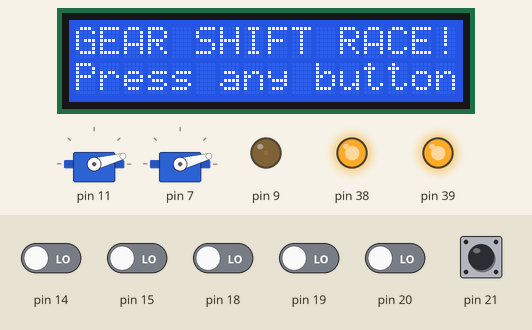
A sketch run on a simulated Arduino Mega 2560, built with avr-gcc and run on an emulated ATmega2560. Parts: 16×2 character LCD, 2 × servo, output pins drawn as LEDs (lit = HIGH). Wiring (inferred from the names in the program): character LCD (HD44780): RS pin 44; E pin 45; data pin 46, pin 47, pin 48, pin 49. The test bench sets the inputs (shaded band); at power-on: pin 21 HIGH, pin 14, pin 15, pin 18–20 LOW. Servo pulses on a pin are drawn as a servo (544–2400 µs = 0–180°); pins used as bus, display or sensor lines are not drawn; what the sketch prints to the serial monitor is not drawn.

Above: at 1.0 s.
1.1 s: pin 14 driven HIGH
At 1.9 s:
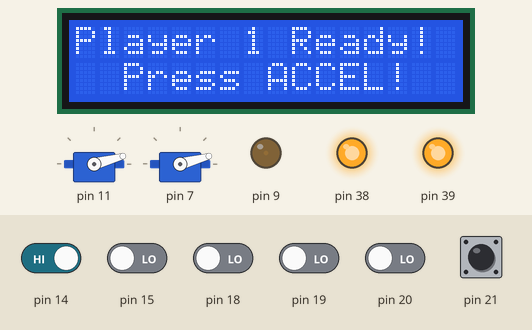
2.7 s: pin 21 pulled LOW for 0.15 s
At 3.6 s:
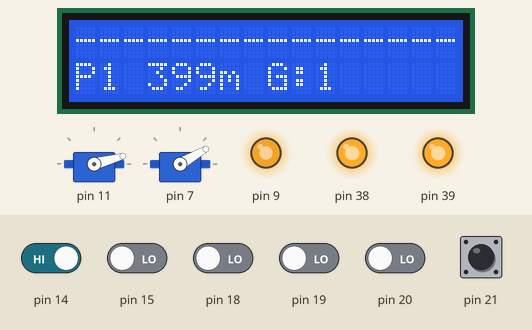
4.5 s: pin 21 pulled LOW for 1 s
At 5.1 s:
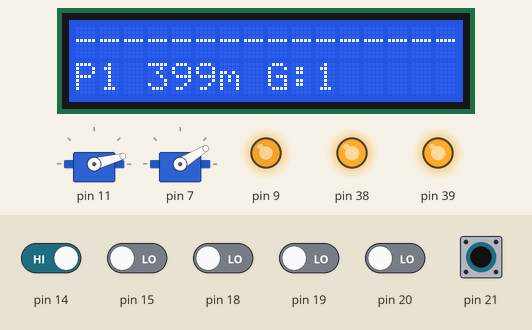
8.5 s: pin 21 pulled LOW for 1 s
At 11.3 s:
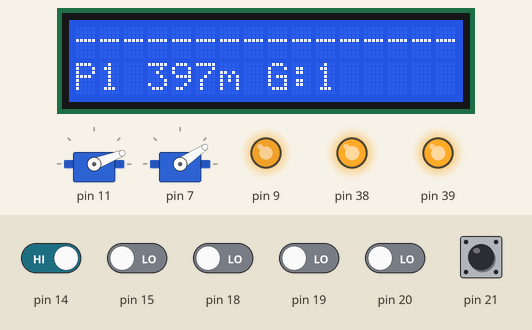
12.5 s: pin 21 pulled LOW for 1 s
At 15.1 s:
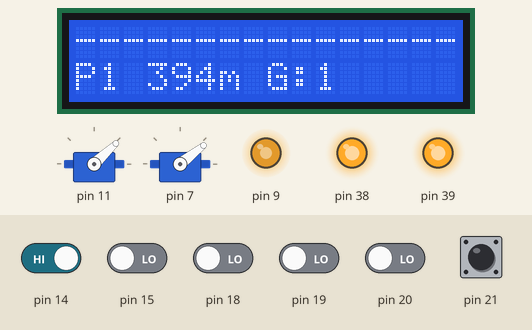
16.5 s: pin 15 driven HIGH
At 16.81 s:
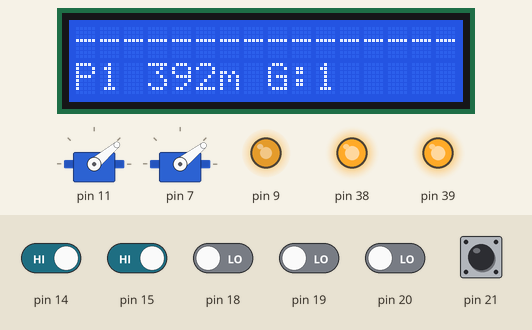
Timing chart, 0 to 19.2 s (numbered marks = the images above; inputs shaded):
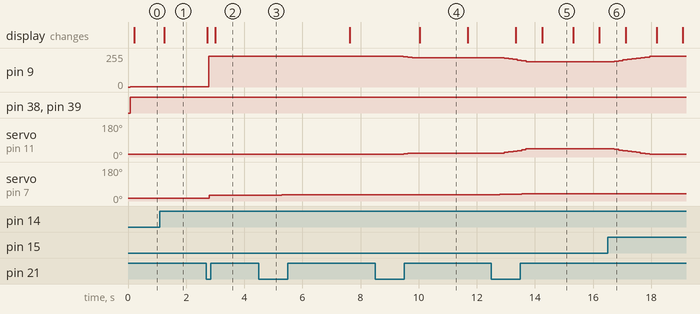

The sketch:

GearShiftGame.ino
```cpp
/*
 * ================================================================
 *  GEAR SHIFT RACE  –  ATmega2560 / NEWTC DM-MSTYLE-EXT
 *  Microprocessor Application Final Project
 * ================================================================
 *
 *  버튼
 *    PJ0 (D15)  CLUTCH    외부 풀다운, active HIGH
 *    PJ1 (D14)  SHIFT UP  외부 풀다운, active HIGH
 *    PD0 (D21)  ACCEL     내부 풀업,   active LOW
 *
 *  LCD  (PORTL)
 *    PL0–PL3 DB4–DB7  /  PL4 E  /  PL5 RS
 *
 *  DC 모터  (L293D)
 *    PD7 Enable  /  PG2 Direction  /  PH6 OC2B PWM  (Timer2)
 *
 *  서보 1 – RPM 게이지  (Timer1 Fast PWM 50Hz)
 *    PB5 OC1A  D11    900RPM → 0°  /  6800RPM → 180°
 *
 *  서보 2 – 속도계      (Timer4 Fast PWM 50Hz)
 *    PH4 OC4B  D7     0km/h → 0°  /  150km/h → 180°
 *
 *  UART0  9600 baud
 *    50ms마다 "S:XXX,R:XXXX,G:X\n" 전송  →  engine_sound.py 연동
 *
 * [ 게임 방법 ]
 *  1. 아무 버튼 → Player 1 대기
 *  2. ACCEL → 레이스 시작 (400m)
 *  3. CLUTCH 누른 채 UP으로 기어 변경, 떼면 체결
 *  4. 400m 완주 후 기록 표시 → Player 2 차례
 *  5. 결과 화면에서 아무 버튼 → 처음으로
 *
 * [ 최적 업시프트 포인트 ]
 *  1→2단: ~35–38 km/h  |  2→3단: ~60–68 km/h  |  3→4단: ~90–100 km/h
 *  4→5단: ~125–135 km/h  |  5→6단: ~158–168 km/h
 * ================================================================
 */

#define F_CPU 16000000UL

#include <avr/io.h>
#include <avr/interrupt.h>
#include <util/delay.h>
#include "Text_LCD.h"

#define set_bit(r,b)   (_SFR_BYTE(r) |=  _BV(b))
#define clear_bit(r,b) (_SFR_BYTE(r) &= ~_BV(b))

/* ── 버튼 인덱스 ────────────────────────────────────────────── */
#define BTN_CLUTCH  0   /* PJ0  D15  외부풀다운  active HIGH */
#define BTN_UP      1   /* PJ1  D14  외부풀다운  active HIGH */
#define BTN_ACCEL   2   /* PD0  D21  내부풀업    active LOW  */
#define BTN_COUNT   3

/* ── DC 모터 매크로 ─────────────────────────────────────────── */
#define motor_enable()   (PORTD |=  0x80)
#define motor_disable()  (PORTD &= ~0x80)
#define motor_forward()  (PORTG |=  0x04)
#define motor_set_spd(s) (OCR2B  = (s))

/* ── 서보 펄스 범위 (Code3 검증값, 0.5µs/tick) ─────────────── */
#define SERVO_MIN  1400U   /* ~0°   (0.7 ms) */
#define SERVO_MAX  4600U   /* ~180° (2.3 ms) */

/* ── 물리 상수 ──────────────────────────────────────────────── */
#define TOTAL_DIST_M    400.0f
#define DT_SEC           0.05f
#define MAX_RPM         7000.0f
#define IDLE_RPM         900.0f
#define OPTIMAL_RPM_LO  3000.0f
#define OPTIMAL_RPM_HI  5500.0f
#define REDLINE_RPM     6800.0f
#define DRAG_K          0.0004f
#define CLUTCH_RPM_FALL 120.0f

static const float MAX_SPD[7]    = { 0.0f, 40.0f, 75.0f, 110.0f, 150.0f, 185.0f, 220.0f };
static const float BASE_ACCEL[7] = { 0.0f, 11.0f,  8.5f,   6.0f,   4.0f,   3.0f,   2.2f };
static const float RPM_SCALE[7]  = { 0.0f, 175.0f, 93.3f,  63.6f,  46.7f,  36.8f,  30.9f };

/* ── 게임 상태 ──────────────────────────────────────────────── */
typedef enum {
    PHASE_INTRO = 0,
    PHASE_P1_READY,
    PHASE_P1_PLAY,
    PHASE_P1_FINISH,
    PHASE_P2_READY,
    PHASE_P2_PLAY,
    PHASE_RESULT
} GamePhase;

typedef struct {
    float    speed;
    float    dist;
    float    rpm;
    int8_t   gear;
    int8_t   next_gear;
    uint8_t  clutch_in;
    uint32_t time_ms;
} CarState;

static GamePhase g_phase = PHASE_INTRO;
static CarState  g_car[2];
static uint8_t   g_cur = 0;

/* ================================================================
 *  Timer3 – ms 카운터  (prescaler 1024, overflow)
 *  Timer1이 서보1 PWM에 사용되므로 Timer3 사용
 * ================================================================ */
static volatile uint32_t g_ovf = 0;

ISR(TIMER3_OVF_vect) { g_ovf++; }

static void msec_init(void) {
    TCCR3A = 0x00;
    TCCR3B = (1 << CS32) | (1 << CS30);
    TIMSK3 = (1 << TOIE3);
    sei();
}

static void msec_reset(void) {
    cli(); g_ovf = 0; TCNT3 = 0; sei();
}

static uint32_t elapsed_ms(void) {
    cli();
    uint32_t ovf = g_ovf;
    uint16_t cnt = TCNT3;
    sei();
    return (ovf * 65536UL + (uint32_t)cnt) * 64UL / 1000UL;
}

/* ================================================================
 *  Timer2 – DC 모터 PWM  (OC2B = PH6)
 *  OC2B(IN1)=HIGH→브레이크, LOW→전진  →  OCR2B 낮을수록 빠름
 * ================================================================ */
static void motor_init(void) {
    set_bit(DDRD, 7);
    set_bit(DDRG, 2);
    set_bit(DDRH, 6);
    motor_forward();
    motor_disable();
    TCCR2A |= (1 << WGM21) | (1 << WGM20) | (1 << COM2B1);
    TCCR2B |= (1 << CS22)  | (1 << CS21)  | (1 << CS20);
    OCR2B   = 0;
}

static void motor_update(float rpm) {
    float r = (rpm - IDLE_RPM) / (MAX_RPM - IDLE_RPM);
    if (r < 0.0f) r = 0.0f;
    if (r > 1.0f) r = 1.0f;
    motor_set_spd((uint8_t)(230.0f * (1.0f - r)));
}

/* ================================================================
 *  Timer1 – 서보1 RPM 게이지  (OC1A = PB5 = D11)
 *  Code3와 완전 동일: Fast PWM mode14, prescaler 8, ICR1=39999
 * ================================================================ */
static void servo1_init(void) {
    set_bit(DDRB, 5);
    TCCR1A  = (1 << WGM11) | (1 << COM1A1);
    TCCR1B  = (1 << WGM13) | (1 << WGM12);
    ICR1    = 39999;
    OCR1A   = SERVO_MIN;
    TCCR1B |= (1 << CS11);
}

static void servo1_update(float rpm) {
    if (rpm < IDLE_RPM)    rpm = IDLE_RPM;
    if (rpm > REDLINE_RPM) rpm = REDLINE_RPM;
    float r = (rpm - IDLE_RPM) / (REDLINE_RPM - IDLE_RPM);
    OCR1A = (uint16_t)(SERVO_MIN + r * (SERVO_MAX - SERVO_MIN));
}

/* ================================================================
 *  Timer4 – 서보2 속도계  (OC4B = PH4 = D7)
 *  Timer1과 동일 설정: Fast PWM mode14, prescaler 8, ICR4=39999
 * ================================================================ */
static void servo2_init(void) {
    set_bit(DDRH, 4);
    TCCR4A  = (1 << WGM41) | (1 << COM4B1);
    TCCR4B  = (1 << WGM43) | (1 << WGM42);
    ICR4    = 39999;
    OCR4B   = SERVO_MIN;
    TCCR4B |= (1 << CS41);
}

#define SERVO2_OFFSET  300U   /* 속도계 영점 보정 – 뒤쳐짐 심하면 올리기, 앞서면 내리기 */

static void servo2_update(float speed) {
    if (speed < 0.0f)       speed = 0.0f;
    if (speed > MAX_SPD[6]) speed = MAX_SPD[6];
    float r = speed / MAX_SPD[6];
    OCR4B = (uint16_t)(SERVO_MIN + r * (SERVO_MAX - SERVO_MIN)) + SERVO2_OFFSET;
}

/* ================================================================
 *  UART0 – 9600 baud  →  engine_sound.py
 *  포맷: "S:XXX,R:XXXX,G:X\n"  (50ms 주기)
 * ================================================================ */
#define UBRR_VAL (F_CPU / 16 / 9600UL - 1)

static void uart_init(void) {
    UBRR0H = (uint8_t)(UBRR_VAL >> 8);
    UBRR0L = (uint8_t) UBRR_VAL;
    UCSR0B = (1 << TXEN0);
    UCSR0C = (1 << UCSZ01) | (1 << UCSZ00);
}

static void uart_putc(char c) {
    while (!(UCSR0A & (1 << UDRE0)));
    UDR0 = (uint8_t)c;
}

static void uart_puts(const char *s) { while (*s) uart_putc(*s++); }

static void uart_putuint(uint32_t v) {
    char buf[6]; uint8_t i = 0;
    if (v == 0) { uart_putc('0'); return; }
    while (v && i < 5) { buf[i++] = '0' + (uint8_t)(v % 10); v /= 10; }
    while (i) uart_putc(buf[--i]);
}

static void uart_send(CarState *c) {
    uart_puts("S:"); uart_putuint((uint32_t)c->speed);
    uart_puts(",R:"); uart_putuint((uint32_t)c->rpm);
    uart_puts(",G:"); uart_putc('0' + (uint8_t)(c->gear > 0 ? c->gear : 0));
    uart_putc('\n');
}

/* ================================================================
 *  버튼 디바운스 + 라이징 에지 감지
 * ================================================================ */
static uint8_t  btn_stable[BTN_COUNT];
static uint8_t  btn_last_raw[BTN_COUNT];
static uint8_t  btn_edge[BTN_COUNT];
static uint32_t btn_debounce_ts[BTN_COUNT];
#define DEBOUNCE_MS 25

static void buttons_init(void) {
    DDRJ &= ~0x03;           /* PJ0(CLUTCH), PJ1(UP) 입력 */
    clear_bit(DDRD, 0);
    set_bit(PORTD, 0);       /* PD0(ACCEL) 내부풀업 ON */
    for (uint8_t i = 0; i < BTN_COUNT; i++)
        btn_stable[i] = btn_last_raw[i] = btn_edge[i] = btn_debounce_ts[i] = 0;
}

static uint8_t btn_read_raw(uint8_t i) {
    switch (i) {
    case BTN_CLUTCH: return  (PINJ & 0x01);
    case BTN_UP:     return  (PINJ >> 1) & 0x01;
    case BTN_ACCEL:  return !(PIND & 0x01);
    default:         return 0;
    }
}

static void buttons_update(uint32_t now_ms) {
    for (uint8_t i = 0; i < BTN_COUNT; i++) {
        uint8_t r = btn_read_raw(i);
        if (r != btn_last_raw[i]) {
            btn_debounce_ts[i] = now_ms;
            btn_last_raw[i]    = r;
        }
        if ((now_ms - btn_debounce_ts[i]) >= DEBOUNCE_MS) {
            if (r && !btn_stable[i]) btn_edge[i] = 1;
            btn_stable[i] = r;
        }
    }
}

#define BTN(i) (btn_stable[i])

static uint8_t btn_consume_edge(uint8_t i) {
    uint8_t e = btn_edge[i]; btn_edge[i] = 0; return e;
}
#define BTN_EDGE(i) btn_consume_edge(i)

/* ================================================================
 *  물리 엔진
 * ================================================================ */
static float torque_eff(float rpm) {
    if (rpm < IDLE_RPM)                                  return 0.05f;
    if (rpm >= REDLINE_RPM)                              return 0.0f;
    if (rpm >= OPTIMAL_RPM_LO && rpm <= OPTIMAL_RPM_HI) return 1.0f;
    if (rpm < OPTIMAL_RPM_LO) {
        float t = (rpm - IDLE_RPM) / (OPTIMAL_RPM_LO - IDLE_RPM);
        return 0.2f + 0.8f * t;
    }
    return 1.0f - (rpm - OPTIMAL_RPM_HI) / (REDLINE_RPM - OPTIMAL_RPM_HI);
}

static float speed_to_rpm(float spd_kmh, int8_t gear) {
    if (gear <= 0) return IDLE_RPM;
    float rpm = spd_kmh * RPM_SCALE[gear];
    return rpm < IDLE_RPM ? IDLE_RPM : rpm;
}

static void car_update(CarState *c) {
    uint8_t clutch = BTN(BTN_CLUTCH);
    uint8_t accel  = BTN(BTN_ACCEL);

    if (!c->clutch_in && clutch)
        c->next_gear = c->gear;

    if (clutch && BTN_EDGE(BTN_UP) && c->next_gear < 6)
        c->next_gear++;

    if (c->clutch_in && !clutch) {
        c->gear      = c->next_gear;
        c->next_gear = 0;
        c->rpm       = speed_to_rpm(c->speed, c->gear);
    }
    c->clutch_in = clutch;

    if (clutch) {
        c->rpm -= CLUTCH_RPM_FALL;
        if (c->rpm < IDLE_RPM) c->rpm = IDLE_RPM;
    } else {
        c->rpm = speed_to_rpm(c->speed, c->gear);
    }

    float a    = 0.0f;
    float v_ms = c->speed / 3.6f;

    if (accel && !clutch && c->gear > 0 && c->rpm < REDLINE_RPM)
        a += BASE_ACCEL[c->gear] * torque_eff(c->rpm);

    a -= DRAG_K * v_ms * v_ms;

    c->speed += a * DT_SEC * 3.6f;
    if (c->speed < 0.0f) c->speed = 0.0f;
    c->dist += (c->speed / 3.6f) * DT_SEC;
}

/* ================================================================
 *  LCD 헬퍼
 * ================================================================ */
static void LCD_puts(const char *s) {
    while (*s) LCD_write_data((uint8_t)*s++);
}

static void LCD_uint(uint32_t v, uint8_t w) {
    char buf[6]; uint8_t n = 0;
    if (v == 0) buf[n++] = '0';
    else while (v && n < 5) { buf[n++] = '0' + (uint8_t)(v % 10); v /= 10; }
    for (uint8_t p = n; p < w; p++) LCD_write_data(' ');
    while (n) LCD_write_data((uint8_t)buf[--n]);
}

/* ================================================================
 *  LCD 화면
 * ================================================================ */
static void scr_intro(void) {
    LCD_clear();
    LCD_goto_XY(0, 0); LCD_puts("GEAR SHIFT RACE!");
    LCD_goto_XY(1, 0); LCD_puts("Press any button");
}

static void scr_ready(uint8_t p) {
    LCD_clear();
    LCD_goto_XY(0, 0); LCD_puts(p == 0 ? "Player 1 Ready! " : "Player 2 Ready! ");
    LCD_goto_XY(1, 0); LCD_puts("  Press ACCEL!  ");
}

static void scr_finish(uint8_t p, uint32_t ms) {
    LCD_clear();
    LCD_goto_XY(0, 0); LCD_puts(p == 0 ? "P1 Finish! " : "P2 Finish! ");
    uint32_t s  = ms / 1000;
    uint8_t  cs = (uint8_t)((ms % 1000) / 10);
    LCD_uint(s, 2); LCD_write_data('.');
    if (cs < 10) LCD_write_data('0');
    LCD_uint(cs, 2); LCD_write_data('s');
    LCD_goto_XY(1, 0); LCD_puts("  Great run!!   ");
}

static void scr_result(void) {
    LCD_clear();
    LCD_goto_XY(0, 0);
    if      (g_car[0].time_ms < g_car[1].time_ms) LCD_puts("Player 1 WINS!! ");
    else if (g_car[1].time_ms < g_car[0].time_ms) LCD_puts("Player 2 WINS!! ");
    else                                           LCD_puts("  DRAW!!        ");
    LCD_goto_XY(1, 0);
    LCD_puts("P1:");
    uint32_t s1 = g_car[0].time_ms / 1000;
    uint8_t  c1 = (uint8_t)((g_car[0].time_ms % 1000) / 10);
    LCD_uint(s1, 2); LCD_write_data('.');
    if (c1 < 10) LCD_write_data('0'); LCD_uint(c1, 2);
    LCD_puts(" P2:");
    uint32_t s2 = g_car[1].time_ms / 1000;
    uint8_t  c2 = (uint8_t)((g_car[1].time_ms % 1000) / 10);
    LCD_uint(s2, 2); LCD_write_data('.');
    if (c2 < 10) LCD_write_data('0'); LCD_uint(c2, 2);
}

static void scr_play(CarState *c, uint8_t p) {
    /* Row0: 진행 로딩바  "################" */
    LCD_goto_XY(0, 0);
    float progress = c->dist / TOTAL_DIST_M;
    if (progress > 1.0f) progress = 1.0f;
    uint8_t filled = (uint8_t)(progress * 16.0f);
    for (uint8_t i = 0; i < 16; i++)
        LCD_write_data(i < filled ? '#' : '-');

    /* Row1: "P1 200m G:3     " */
    LCD_goto_XY(1, 0);
    LCD_write_data('P'); LCD_write_data('1' + p); LCD_write_data(' ');
    float remain = TOTAL_DIST_M - c->dist;
    if (remain < 0.0f) remain = 0.0f;
    LCD_uint((uint32_t)remain, 3);
    LCD_write_data('m'); LCD_write_data(' ');
    LCD_puts("G:");
    int8_t dg = c->clutch_in ? c->next_gear : c->gear;
    LCD_write_data(dg > 0 ? ('0' + (uint8_t)dg) : 'N');
    LCD_puts("     ");
}

/* ================================================================
 *  초기화 헬퍼
 * ================================================================ */
static void car_reset(uint8_t i) {
    g_car[i].speed     = 0.0f;
    g_car[i].dist      = 0.0f;
    g_car[i].rpm       = IDLE_RPM;
    g_car[i].gear      = 1;
    g_car[i].next_gear = 0;
    g_car[i].clutch_in = 0;
    g_car[i].time_ms   = 0;
}

/* 완주/리셋 시 모든 출력 장치 정지 */
static void outputs_reset(void) {
    motor_set_spd(255);   /* OCR2B=255 → IN1 HIGH = L293D 브레이크 */
    OCR1A = SERVO_MIN;
    OCR4B = SERVO_MIN;
}

/* ================================================================
 *  main
 * ================================================================ */
int main(void) {
    LCD_init();
    motor_init();
    servo1_init();
    servo2_init();
    buttons_init();
    uart_init();
    msec_init();

    motor_enable();
    car_reset(0);
    car_reset(1);
    g_phase = PHASE_INTRO;
    scr_intro();

    uint32_t last_physics = 0;
    uint32_t last_lcd     = 0;
    uint32_t finish_ts    = 0;

    while (1) {
        uint32_t now = elapsed_ms();
        buttons_update(now);

        switch (g_phase) {

        case PHASE_INTRO:
            for (uint8_t i = 0; i < BTN_COUNT; i++) {
                if (BTN_EDGE(i)) {
                    car_reset(0); car_reset(1);
                    g_phase = PHASE_P1_READY;
                    scr_ready(0);
                    break;
                }
            }
            break;

        case PHASE_P1_READY:
            if (BTN_EDGE(BTN_ACCEL)) {
                g_cur = 0;
                msec_reset();
                last_physics = last_lcd = 0;
                g_phase = PHASE_P1_PLAY;
                LCD_clear();
            }
            break;

        case PHASE_P1_PLAY:
        case PHASE_P2_PLAY: {
            CarState *c = &g_car[g_cur];

            if ((now - last_physics) >= 50) {
                last_physics = now;
                car_update(c);
                motor_update(c->rpm);
                servo1_update(c->rpm);
                servo2_update(c->speed);
                uart_send(c);

                if (c->dist >= TOTAL_DIST_M) {
                    c->time_ms = elapsed_ms();
                    outputs_reset();
                    scr_finish(g_cur, c->time_ms);
                    finish_ts = elapsed_ms();
                    g_phase = (g_cur == 0) ? PHASE_P1_FINISH : PHASE_RESULT;
                    if (g_phase == PHASE_RESULT) {
                        _delay_ms(2500);
                        scr_result();
                    }
                }
            }

            if ((now - last_lcd) >= 150) {
                last_lcd = now;
                scr_play(c, g_cur);
            }
            break;
        }

        case PHASE_P1_FINISH:
            if ((elapsed_ms() - finish_ts) >= 3000) {
                g_phase = PHASE_P2_READY;
                scr_ready(1);
            }
            break;

        case PHASE_P2_READY:
            if (BTN_EDGE(BTN_ACCEL)) {
                g_cur = 1;
                msec_reset();
                last_physics = last_lcd = 0;
                g_phase = PHASE_P2_PLAY;
                LCD_clear();
            }
            break;

        case PHASE_RESULT:
            for (uint8_t i = 0; i < BTN_COUNT; i++) {
                if (BTN_EDGE(i)) {
                    outputs_reset();
                    car_reset(0); car_reset(1);
                    g_phase = PHASE_INTRO;
                    scr_intro();
                    break;
                }
            }
            break;
        }
    }

    return 0;
}
```

Text_LCD.h
```cpp
#ifndef TEXT_LCD_H_
#define TEXT_LCD_H_

#include <avr/io.h>

// LCD 기본 함수
void LCD_init(void);
void LCD_clear(void);

// LCD 데이터/명령어 전송 함수
void LCD_write_data(uint8_t data);
void LCD_write_command(uint8_t command);

// LCD 문자열/위치 제어 함수
void LCD_write_string(char *string);
void LCD_goto_XY(uint8_t row, uint8_t col);

#endif
```

Source omitted: Text_LCD.cpp (2957 bytes)

Measured:
- after the input at 1.1 s, the display: changes after 0.16 s (image 1)
- after the input at 2.7 s, pin 9: 1/255 → 230/255 after 0.08 s; servo on pin 7: 15° → 30° after 0.09 s; the display: first changes at once (image 2 shows a later state)
- after the input at 4.5 s, servo on pin 7: 30° → 31° after 0.19 s, → 32° 0.60 s later
- after the input at 8.5 s, pin 9: 230/255 → 229/255 after 0.83 s, → 227/255 0.15 s later, → 224/255 0.15 s later, → 221/255 0.16 s later; servo on pin 11: 15° → 17° after 0.99 s, → 19° 0.14 s later, → 21° 0.16 s later; servo on pin 7: 32° → 33° after 0.39 s, → 34° 0.44 s later
- after the input at 12.5 s, pin 9: moves from 221/255 to 189/255 over 0.75 s, starting after 0.45 s; servo on pin 11: moves from 21° to 43° over 0.74 s, starting after 0.45 s; servo on pin 7: 34° → 35° after 0.29 s, → 36° 0.30 s later, → 37° 0.30 s later, → 38° 0.16 s later
- after the input at 16.5 s, pin 9: moves from 189/255 to 230/255 over 1.2 s, starting after 0.23 s; servo on pin 11: moves from 43° to 15° over 1.2 s, starting after 0.23 s
- what the display in image 4 shows lasts 1.7 s, from 10.0 s to 11.7 s
